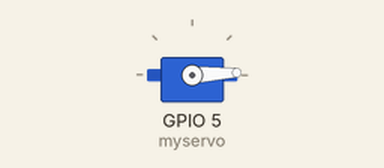
Simulated run of this sketch. Board: ESP32. On the bench: servo.

Above: at 0.05 s.
At 1.3 s:
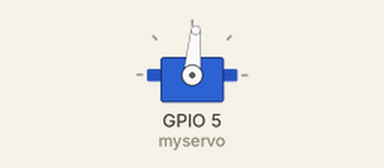
At 2.6 s:
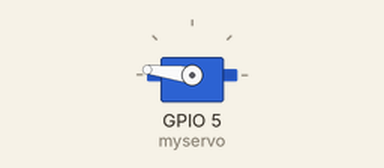
At 5.2 s:
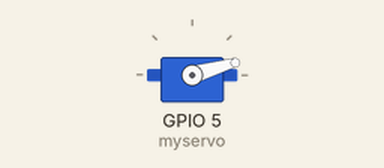
Timing chart, 0 to 7.1 s (numbered marks = the images above):
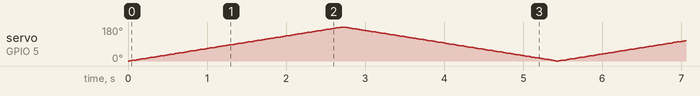

The sketch:

5_5.ino
```cpp
#include <ESP32Servo.h> //Had to change this to work with ESP32

Servo myservo; // create servo object to control a servo
int pos = 0; // variable to store the servo position

void setup() {
myservo.attach(5); // attaches the servo on pin 5 to the servo object
}

void loop() {
  for (pos = 0; pos <= 180; pos += 1) { // goes from 0 degrees to 180 degrees
    // in steps of 1 degree
    myservo.write(pos); // tell servo to go to position in variable 'pos'
    delay(15); // waits 15 ms for the servo to reach the position
  }
for (pos = 180; pos >= 0; pos -= 1) { // goes from 180 degrees to 0 degrees
  myservo.write(pos); // tell servo to go to position in variable 'pos'
  delay(15); // waits 15 ms for the servo to reach the position
  }
}
```
